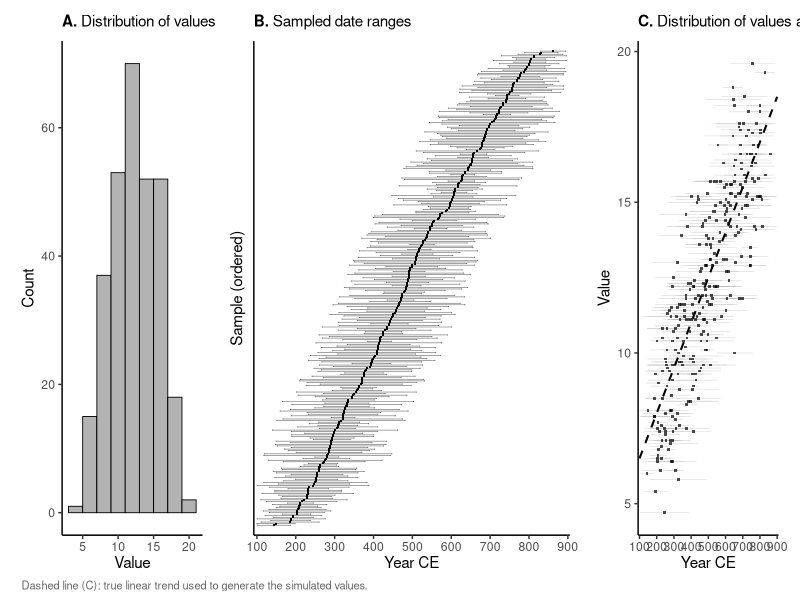

Source code (R):
library(here)
library(tidyverse)
library(patchwork)

sim_data     <- read_csv(here("Simulations", "Sim_Linear", "data", "simulated_data.csv"),
                         show_col_types = FALSE)
ground_truth <- read_csv(here("Simulations", "Sim_Linear", "data", "ground_truth.csv"),
                         show_col_types = FALSE)

sim_data <- sim_data %>%
  mutate(Midpoint = (Start_date + End_date) / 2) %>%
  arrange(Midpoint) %>%
  mutate(rank = row_number())

# ── Shared theme ─────────────────────────────────────────────────────────────

theme_panel <- theme_classic(base_size = 11) +
  theme(
    plot.title   = element_text(size = 11, face = "bold", hjust = 0),
    plot.margin  = margin(5, 10, 2, 10),
    axis.title.x = element_blank()
  )

# ── Panel A: Histogram of values ────────────────────────────────────────────

p_hist <- ggplot(sim_data, aes(x = Value)) +
  geom_histogram(binwidth = 2, fill = "grey70", colour = "black",
                 linewidth = 0.3) +
  labs(
    title = expression(bold("A.") ~ "Distribution of values"),
    y = "Count"
  ) +
  theme_panel +
  theme(axis.title.x = element_text())

# ── Panel B: Duration bars sorted by midpoint ───────────────────────────────

sim_data <- sim_data %>%
  mutate(rank_spaced = rank * 1.8)

tick_h <- 0.5

p_dur <- ggplot(sim_data, aes(y = rank_spaced)) +
  geom_segment(aes(x = Start_date, xend = End_date, yend = rank_spaced),
               linewidth = 0.2, colour = "grey40") +
  geom_segment(aes(x = Start_date, xend = Start_date,
                   y = rank_spaced - tick_h, yend = rank_spaced + tick_h),
               linewidth = 0.3, colour = "grey30") +
  geom_segment(aes(x = End_date, xend = End_date,
                   y = rank_spaced - tick_h, yend = rank_spaced + tick_h),
               linewidth = 0.3, colour = "grey30") +
  geom_point(aes(x = Midpoint), shape = 15, size = 0.35, colour = "black") +
  scale_x_continuous(breaks = seq(100, 900, 100), expand = c(0.01, 0)) +
  scale_y_continuous(expand = expansion(mult = 0.02)) +
  labs(
    title = expression(bold("B.") ~ "Sampled date ranges"),
    x = "Year CE",
    y = "Sample (ordered)"
  ) +
  theme_panel +
  theme(
    axis.title.x = element_text(),
    axis.text.y  = element_blank(),
    axis.ticks.y = element_blank()
  )

# ── Panel C: Value vs time with true trend ─────────────────────────────────

p_val <- ggplot(sim_data, aes(x = Midpoint, y = Value)) +
  geom_linerange(aes(xmin = Start_date, xmax = End_date),
                 linewidth = 0.15, colour = "grey60", alpha = 0.5) +
  geom_point(shape = 15, size = 0.6, colour = "black", alpha = 0.7) +
  geom_line(data = ground_truth, aes(x = Year, y = True_value),
            linewidth = 0.7, colour = "black", linetype = "dashed") +
  scale_x_continuous(breaks = seq(100, 900, 100), expand = c(0.01, 0)) +
  labs(
    title = expression(bold("C.") ~ "Distribution of values across time"),
    x = "Year CE",
    y = "Value"
  ) +
  theme_panel +
  theme(axis.title.x = element_text())

# ── Combine ──────────────────────────────────────────────────────────────────

p <- (p_hist | p_dur | p_val) +
  plot_layout(widths = c(0.8, 1.8, 0.8)) +
  plot_annotation(
    caption = "Dashed line (C): true linear trend used to generate the simulated values.",
    theme = theme(plot.caption = element_text(hjust = 0, size = 8, colour = "grey40"))
  )

ggsave(here("Simulations", "Sim_Linear", "figures", "exploratory_panel.png"), p,
       width = 14, height = 4.5, dpi = 300, bg = "white")

cat("Saved to", here("Simulations", "Sim_Linear", "figures", "exploratory_panel.png"), "\n")
